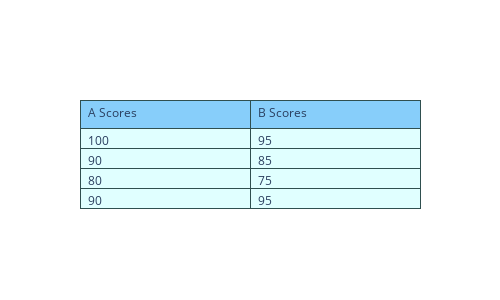

Notebook code for this chart:
### Markdown cell above
<h4 id="Styled-Table">Styled Table<a class="anchor-link" href="#Styled-Table">¶</a></h4>

### Code cell
import plotly.graph_objects as go

fig = go.Figure(data=[go.Table(
    header=dict(values=['A Scores', 'B Scores'],
                line_color='darkslategray',
                fill_color='lightskyblue',
                align='left'),
    cells=dict(values=[[100, 90, 80, 90], # 1st column
                       [95, 85, 75, 95]], # 2nd column
               line_color='darkslategray',
               fill_color='lightcyan',
               align='left'))
])

fig.update_layout(width=500, height=300)
fig.show()

### Figure 1 — Plotly figure (JSON) as saved in the notebook; plotly's stock layout.template omitted (floating-point values rounded to 4 significant figures)
{"data": [{"cells": {"align": "left", "fill": {"color": "lightcyan"}, "line": {"color": "darkslategray"}, "values": [[100, 90, 80, 90], [95, 85, 75, 95]]}, "header": {"align": "left", "fill": {"color": "lightskyblue"}, "line": {"color": "darkslategray"}, "values": ["A Scores", "B Scores"]}, "type": "table"}], "layout": {"height": 300, "width": 500}}
